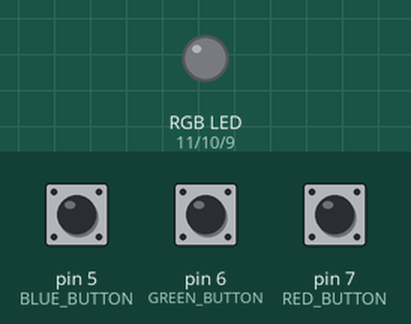
Simulated run of this sketch. Board: Arduino Uno, built with avr-gcc and run on an emulated ATmega328P. Shown: an RGB LED mixed from three pins (HIGH = lit). The test bench sets the inputs (shaded band); at power-on: pin 5 (BLUE_BUTTON) HIGH, pin 6 (GREEN_BUTTON) HIGH, pin 7 (RED_BUTTON) HIGH.

Above: at 1.2 s.
1.3 s: pin 5 (BLUE_BUTTON) pulled LOW for 0.15 s
At 1.37 s:
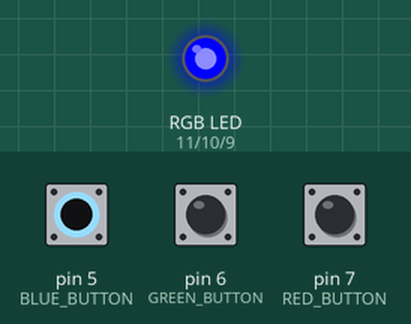
2.9 s: pin 6 (GREEN_BUTTON) pulled LOW for 0.15 s
At 2.97 s:
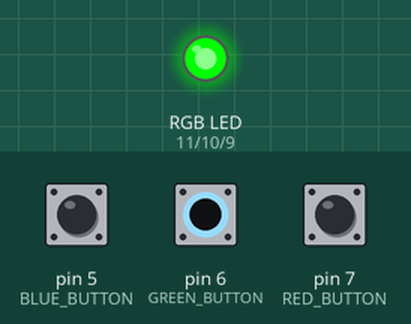
4.5 s: pin 7 (RED_BUTTON) pulled LOW for 0.15 s
At 4.57 s:
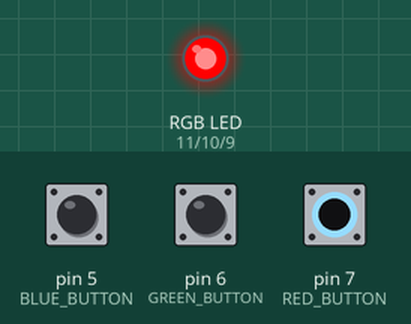
6.1 s: pin 7 (RED_BUTTON) pulled LOW for 3.2 s
At 10.2 s:
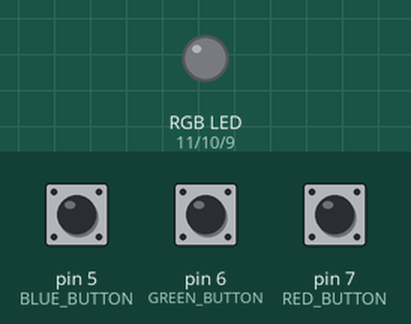
10.8 s: pin 5 (BLUE_BUTTON) pulled LOW for 3.2 s
At 11.3 s:
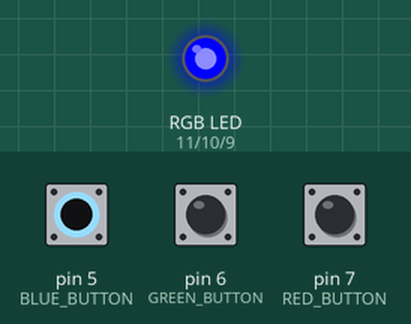
15.5 s: pin 5 (BLUE_BUTTON) driven LOW and pin 6 (GREEN_BUTTON) driven LOW
At 16.1 s:
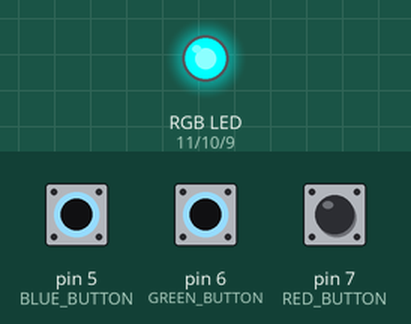
Timing chart, 0 to 18.0 s (numbered marks = the images above; inputs shaded):
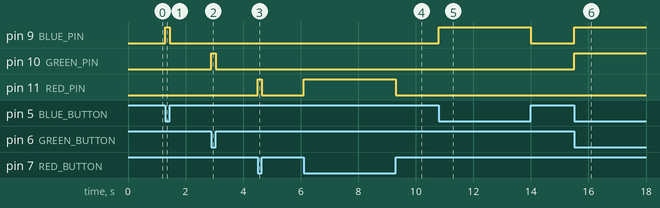

Measured:
- after the input at 1.3 s, pin 9 (BLUE_PIN): LOW → HIGH at once, → LOW 0.15 s later
- after the input at 2.9 s, pin 10 (GREEN_PIN): LOW → HIGH at once, → LOW 0.15 s later
- after the input at 4.5 s, pin 11 (RED_PIN): LOW → HIGH at once, → LOW 0.15 s later
- after the input at 6.1 s, pin 11 (RED_PIN): LOW → HIGH at once, → LOW 3.2 s later
- after the input at 10.8 s, pin 9 (BLUE_PIN): LOW → HIGH at once, → LOW 3.2 s later
- after the input at 15.5 s, pin 9 (BLUE_PIN), pin 10 (GREEN_PIN): LOW → HIGH at once

The sketch:

4_rgb_1bit_palette_mixer.ino
```cpp
// LED pin initialization
const int RED_PIN = 11;
const int GREEN_PIN = 10;
const int BLUE_PIN = 9;

// Button pin initialization
const int RED_BUTTON = 7;
const int GREEN_BUTTON = 6;
const int BLUE_BUTTON = 5;

struct RGB { // We are working with a RGB LED, and, as such, it receives 3 int values that represents the intensities of each color
  int r;
  int g;
  int b;

  RGB() : r(0), g(0), b(0) {} // Default values
};

RGB reading; // Global intensities variable

void setup() {
  // LED pin configuration
  pinMode(RED_PIN, OUTPUT);
  pinMode(GREEN_PIN,OUTPUT);
  pinMode(BLUE_PIN,OUTPUT);

  // Button pin configuration
  pinMode(RED_BUTTON, INPUT_PULLUP);
  pinMode(GREEN_BUTTON, INPUT_PULLUP);
  pinMode(BLUE_BUTTON, INPUT_PULLUP);
}

void loop() {
  reading = getReading();
  updateColoring(reading);
}

RGB getReading() { // setting values of each color sccording to the buttons pressed
  RGB val;

  if (digitalRead(RED_BUTTON) == LOW) {
    val.r = 1;
  }
  if (digitalRead(GREEN_BUTTON) == LOW) {
    val.g = 1;
  }
  if (digitalRead(BLUE_BUTTON) == LOW) {
    val.b = 1;
  }
  return val;
}

// This function implements a "latching" behavior: colors are added and accumulated when a button is pressed, only being erased when all buttons are unpressed
// You can mix colors if you press at least two buttons, and can keep the mixed color while pressing at least one of the involved buttons
// When Red, Green and Blue are accumulated, according to theory the color showed is White
void updateColoring(RGB val) { // LED control
  if(val.r){
    analogWrite(RED_PIN, 255);
  }
  if(val.g){
    analogWrite(GREEN_PIN, 255);
  }
  if(val.b){
    analogWrite(BLUE_PIN, 255);
  }
  if(!(val.r) && !(val.g) && !(val.b)){ // Only deactivates the colors in the cenario where all buttons are unpressed
    analogWrite(RED_PIN, 0);
    analogWrite(GREEN_PIN, 0);
    analogWrite(BLUE_PIN, 0);
  }
}
```
